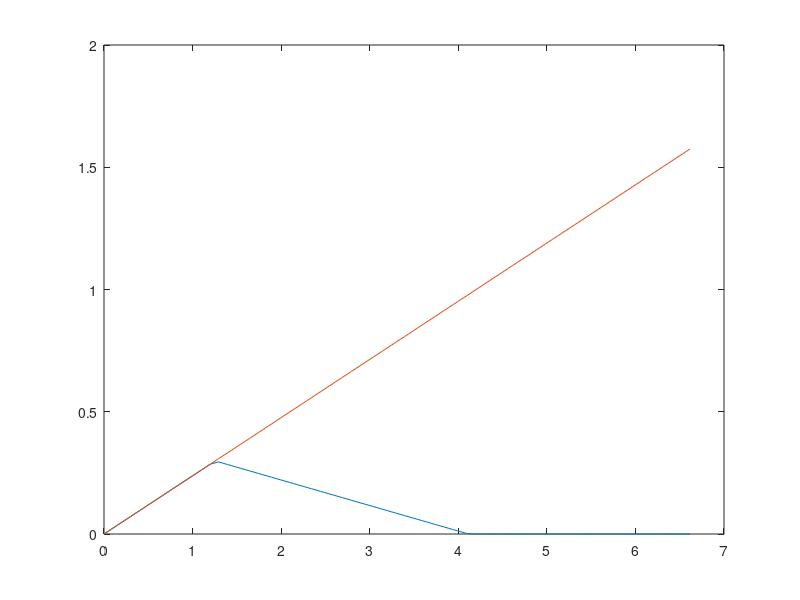
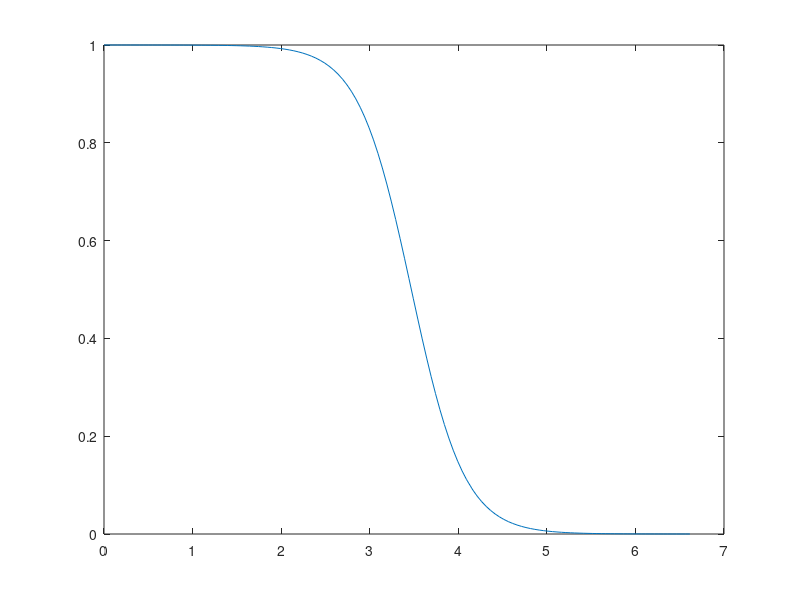
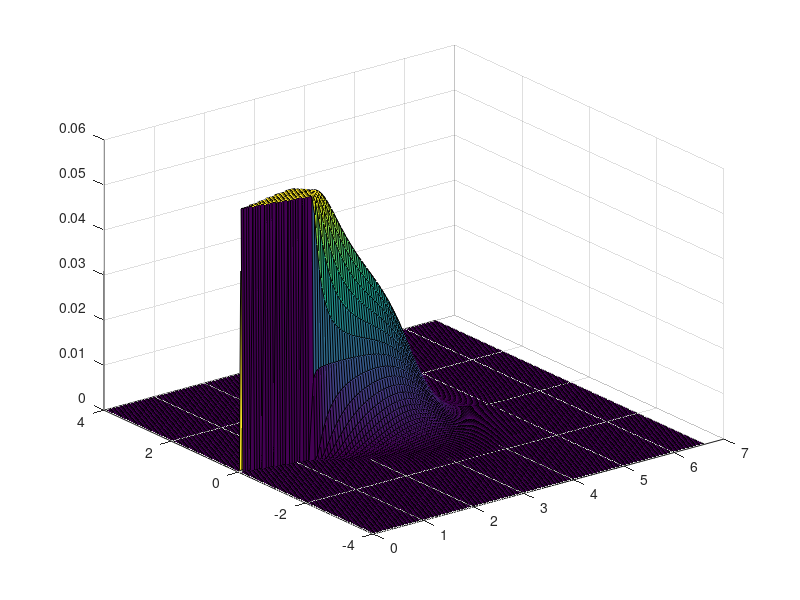

These charts were generated, in order, by the following MATLAB code:
% Building Mach number M(x,y,z)

a = 0.07 ; % turbulence parameter
d = 0.6 ;  % nozzle diameter
U = 20 ;
c0 = 343 ;

tan_beta = 3.4 * a ; % angle of divergence
x_per = 0.96*d/2/a ; % flux pole to transitional cross-section
L0 = 0.29*d/2/a ; % flux pole to initial cross-section
dx = 0.05 ;

len_pole = floor(L0/dx) ;
len_trans = floor((x_per - L0)/dx) ;

x1 = 0:dx:L0 ;
x2 = (L0 + dx):dx:x_per  ;
x3 = (x_per + dx):dx:(x_per + dx*50) ;

r1 = x1 * tan_beta ;
r2 = d/2 - d/2/(x_per - L0).*(x2-L0) ;
r3 = x3* 0 ;
r_yadra = [r1, r2, r3] ;
x = [x1, x2, x3] ;
figure;
plot(x,r_yadra);
hold all

r_stream = x*tan_beta ;

plot(x, r_stream);


%% x > x_per

%%% amplitude
r0 = d/2 ;
L = x - L0;
um_div_u0 = 0.96*r0/a./(L + 0.29*r0/a) ;
um_div_u0(x<L0) = 1 ;

%% L0 < x < x_per
um_div_u0(L0+dx<x<2.908) = 1/2 .* (1 - tanh((x - 3.47)/d)) ;

figure; 
plot(x, um_div_u0);
Y = 0:0.05:4 ;
M = [] ;
for i = 1:length(x)
    r_i = r_stream(i) ;
    r_yadra_i = r_yadra(i) ;
    M = [M; um_div_u0(i)*U/c0 * 0.5 .* (1 - tanh((Y - r_yadra_i)/(r_i-r_yadra_i)))] ;
end    

[Ymesh, Xmesh] = meshgrid(Y, x) ;
figure;
surf(Xmesh, Ymesh, M) ;

M2 = fliplr(M) ;
M_all = [M2, M] ;
Ymesh2 = -fliplr(Ymesh) ;
Ymesh_all = [Ymesh2, Ymesh] ;
Xmesh_all = [Xmesh, Xmesh] ;
surf(Xmesh_all, Ymesh_all, M_all) ;
